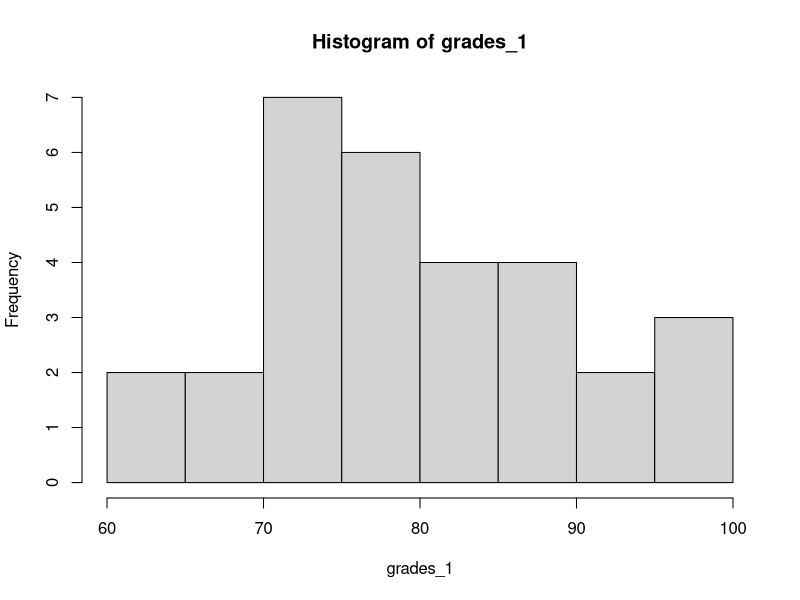
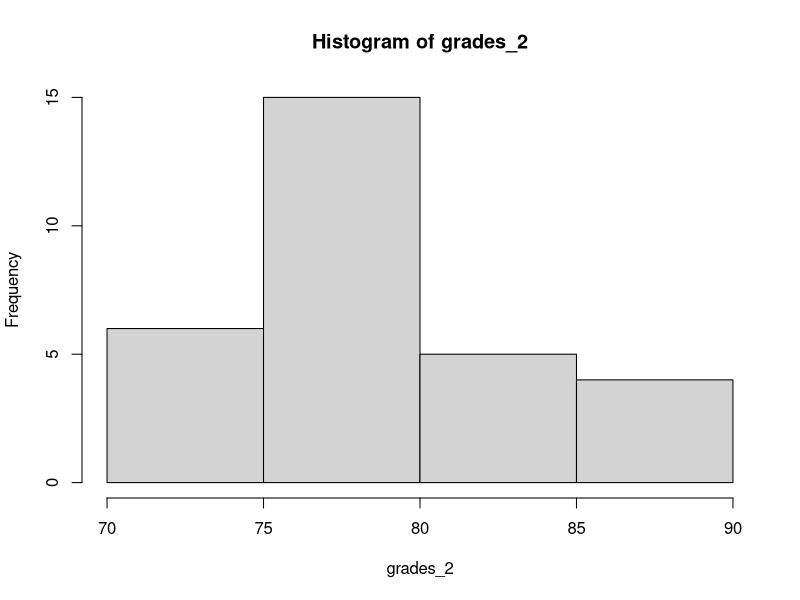
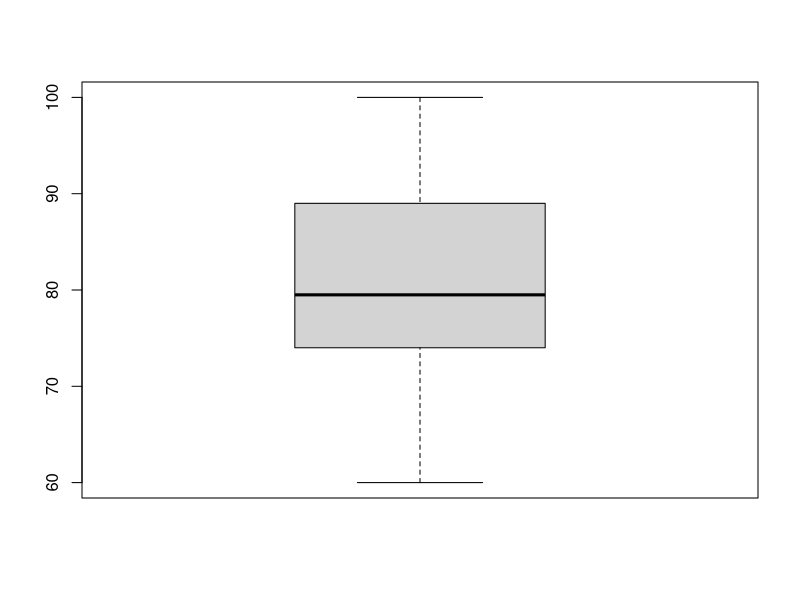

Write the R code that produced these figures, in order.
## now we have grades of two groups of students
grades_1 <- c(77, 79, 82, 90, 76, 85, 100, 74, 89, 77, 72, 66, 84, 89, 73, 60, 92, 94, 73, 68, 97, 80, 74, 75, 80, 89, 75, 81, 64, 97)
grades_2 <- c(78,80,70,79,83,78,86,76,77,85,73,80,81,79,75,78,79,77,87,73,77,89,74,79,84,76,87,81,78,73)
hist(grades_1)
hist(grades_2)
## measure of variation
sd(grades_1)
sd(grades_2)
boxplot(grades_1)

## This is a function that simulate coin tosses
coin_toss <- function(n=1){
  sample(c("T", "H"), n, prob=c(.5, .5), replace=TRUE)
}

## One toss
coin_toss()
## 100 tosses
coin_toss(n=100)

## This is a function that simulate the battery life
battery <- function(n=1){ rexp(n, rate=.1)}

## Randomly test one battery
battery()
## Randomly test 100 batteries
battery(n=100)


## Law of Large Numbers
sample(c("T", "H"), 100, replace=T)
table(sample(c("T", "H"), 100, replace=T))/100

## Calculate Pi using monte carlo method
n <- 1000
x <- runif(n, min=-1, max=1)
y <- runif(n, min=-1, max=1)
mean((x^2+y^2)<1)*4
